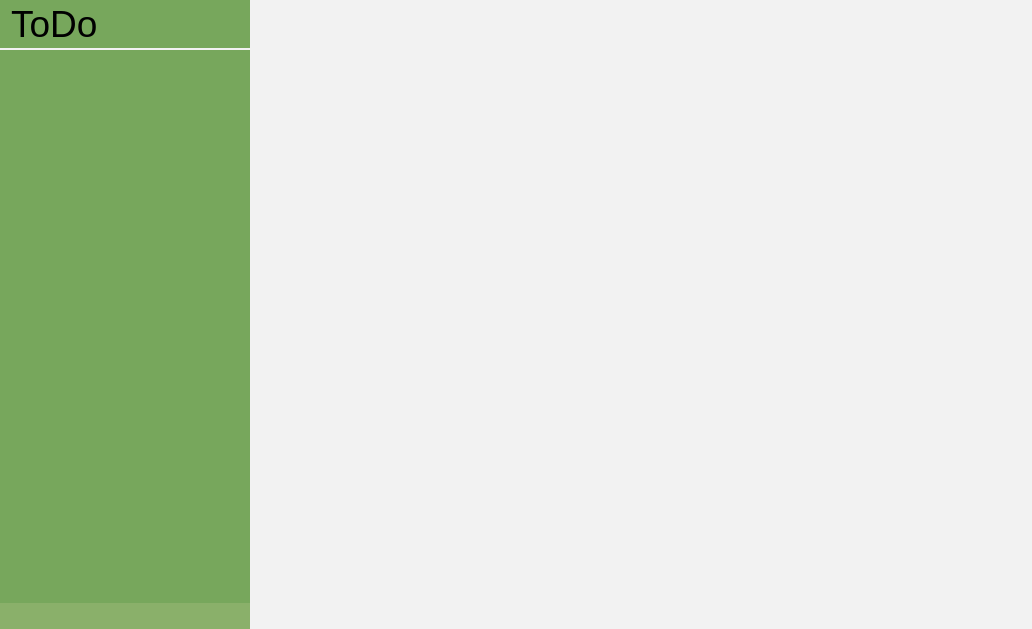
<?xml version="1.0" encoding="UTF-8"?>
<ui version="4.0">
 <class>MainWindow</class>
 <widget class="QMainWindow" name="MainWindow">
  <property name="geometry">
   <rect>
    <x>0</x>
    <y>0</y>
    <width>1032</width>
    <height>629</height>
   </rect>
  </property>
  <property name="minimumSize">
   <size>
    <width>1032</width>
    <height>629</height>
   </size>
  </property>
  <property name="windowTitle">
   <string>MainWindow</string>
  </property>
  <property name="styleSheet">
   <string notr="true">background-color: rgb(249, 255, 251);</string>
  </property>
  <widget class="QWidget" name="centralwidget">
   <layout class="QGridLayout" name="gridLayout">
    <property name="leftMargin">
     <number>0</number>
    </property>
    <property name="topMargin">
     <number>0</number>
    </property>
    <property name="rightMargin">
     <number>0</number>
    </property>
    <property name="bottomMargin">
     <number>0</number>
    </property>
    <property name="horizontalSpacing">
     <number>0</number>
    </property>
    <item row="0" column="0">
     <layout class="QHBoxLayout" name="horizontalLayout">
      <property name="spacing">
       <number>0</number>
      </property>
      <item>
       <layout class="QVBoxLayout" name="verticalLayout">
        <property name="spacing">
         <number>0</number>
        </property>
        <property name="sizeConstraint">
         <enum>QLayout::SizeConstraint::SetDefaultConstraint</enum>
        </property>
        <item>
         <widget class="QLabel" name="label">
          <property name="minimumSize">
           <size>
            <width>250</width>
            <height>50</height>
           </size>
          </property>
          <property name="maximumSize">
           <size>
            <width>250</width>
            <height>50</height>
           </size>
          </property>
          <property name="font">
           <font>
            <pointsize>28</pointsize>
            <fontweight>DemiBold</fontweight>
           </font>
          </property>
          <property name="styleSheet">
           <string notr="true">background-color: rgb(119, 167, 92);
border: none;
padding-left: 2px;
border-bottom: 2px solid rgb(242, 242, 242)</string>
          </property>
          <property name="lineWidth">
           <number>0</number>
          </property>
          <property name="text">
           <string>ToDo</string>
          </property>
          <property name="alignment">
           <set>Qt::AlignmentFlag::AlignLeading|Qt::AlignmentFlag::AlignLeft|Qt::AlignmentFlag::AlignVCenter</set>
          </property>
         </widget>
        </item>
        <item>
         <widget class="QListWidget" name="lists">
          <property name="minimumSize">
           <size>
            <width>250</width>
            <height>0</height>
           </size>
          </property>
          <property name="maximumSize">
           <size>
            <width>250</width>
            <height>16777215</height>
           </size>
          </property>
          <property name="font">
           <font>
            <pointsize>15</pointsize>
            <fontweight>Light</fontweight>
           </font>
          </property>
          <property name="styleSheet">
           <string notr="true">QListView {
    show-decoration-selected: 1; /* make the selection span the entire width of the view */
    background-color: rgb(119, 167, 92);
    border: none;
    padding: 2px;
    padding-top: 14px;
}

QListView::item {
   padding: 8px;
   border: none;
}

QListView::item:selected {
    background-color: rgb(170, 216, 130);
}

QListView::item:selected:!active {
    background: none;
}

QListView::item:selected:active {
    background-color: rgb(170, 216, 130);
}

QListView::item:hover {
    background-color: rgb(152, 193, 116);
}</string>
          </property>
          <property name="frameShadow">
           <enum>QFrame::Shadow::Plain</enum>
          </property>
          <property name="lineWidth">
           <number>0</number>
          </property>
          <property name="autoScrollMargin">
           <number>2</number>
          </property>
          <property name="editTriggers">
           <set>QAbstractItemView::EditTrigger::NoEditTriggers</set>
          </property>
          <property name="showDropIndicator" stdset="0">
           <bool>false</bool>
          </property>
          <property name="defaultDropAction">
           <enum>Qt::DropAction::IgnoreAction</enum>
          </property>
          <property name="supportedDragActions">
           <set>Qt::DropAction::IgnoreAction</set>
          </property>
         </widget>
        </item>
        <item>
         <widget class="QWidget" name="horizontalWidget" native="true">
          <property name="minimumSize">
           <size>
            <width>250</width>
            <height>0</height>
           </size>
          </property>
          <property name="maximumSize">
           <size>
            <width>250</width>
            <height>16777215</height>
           </size>
          </property>
          <property name="styleSheet">
           <string notr="true">background-color: rgb(138, 176, 106);</string>
          </property>
          <layout class="QHBoxLayout" name="horizontalLayout_2">
           <property name="spacing">
            <number>0</number>
           </property>
           <property name="leftMargin">
            <number>0</number>
           </property>
           <property name="topMargin">
            <number>0</number>
           </property>
           <property name="rightMargin">
            <number>0</number>
           </property>
           <property name="bottomMargin">
            <number>0</number>
           </property>
           <item>
            <spacer name="horizontalSpacer">
             <property name="orientation">
              <enum>Qt::Orientation::Horizontal</enum>
             </property>
             <property name="sizeHint" stdset="0">
              <size>
               <width>40</width>
               <height>20</height>
              </size>
             </property>
            </spacer>
           </item>
           <item>
            <widget class="QPushButton" name="addListButton">
             <property name="styleSheet">
              <string notr="true">border: none;
padding: 6px;</string>
             </property>
             <property name="text">
              <string/>
             </property>
             <property name="icon">
              <iconset theme="QIcon::ThemeIcon::DocumentNew"/>
             </property>
             <property name="flat">
              <bool>true</bool>
             </property>
            </widget>
           </item>
          </layout>
         </widget>
        </item>
       </layout>
      </item>
      <item>
       <widget class="QListWidget" name="notes">
        <property name="enabled">
         <bool>false</bool>
        </property>
        <property name="styleSheet">
         <string notr="true">QListView {
    show-decoration-selected: 1; /* make the selection span the entire width of the view */
    background-color: rgb(242, 242, 242);
    border: none;
    padding: 2px;
    color: rgb(13, 13, 13);
}

QListView::item {
   margin: 2px;
   padding: 8px;
   border: none;
}

QListView::item:alternate {
    background: #EEEEEE;
}

QListView::item:selected {
	background-color: rgb(154, 154, 154);
}

QListView::item:selected:!active {
    background: none;
}

QListView::item:selected:active {
	background-color: rgb(154, 154, 154);
}

QListView::item:hover {
	background-color: rgb(204, 204, 204);
}</string>
        </property>
        <property name="frameShadow">
         <enum>QFrame::Shadow::Plain</enum>
        </property>
        <property name="lineWidth">
         <number>0</number>
        </property>
        <property name="editTriggers">
         <set>QAbstractItemView::EditTrigger::NoEditTriggers</set>
        </property>
        <property name="showDropIndicator" stdset="0">
         <bool>false</bool>
        </property>
        <property name="defaultDropAction">
         <enum>Qt::DropAction::IgnoreAction</enum>
        </property>
        <property name="selectionMode">
         <enum>QAbstractItemView::SelectionMode::NoSelection</enum>
        </property>
        <property name="supportedDragActions">
         <set>Qt::DropAction::IgnoreAction</set>
        </property>
       </widget>
      </item>
     </layout>
    </item>
   </layout>
  </widget>
 </widget>
 <resources/>
 <connections/>
</ui>
